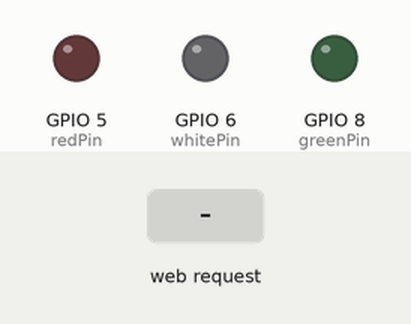
A sketch run on a simulated ESP32-S3. Parts: output pins drawn as LEDs (lit = HIGH). The test bench sets the inputs (shaded band). WiFi joins after 1.5 s; servers stay silent unless stated; what the sketch prints to the serial monitor is not drawn.

Above: at 2.8 s.
2.9 s: HTTP request GET /red received
At 3.8 s:
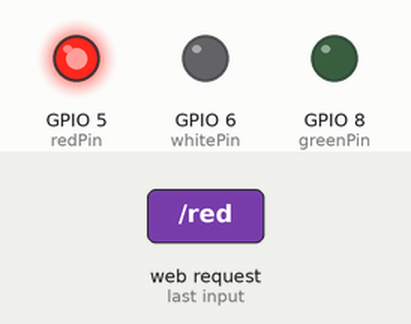
4.4 s: HTTP request GET /white received
At 5.0 s:
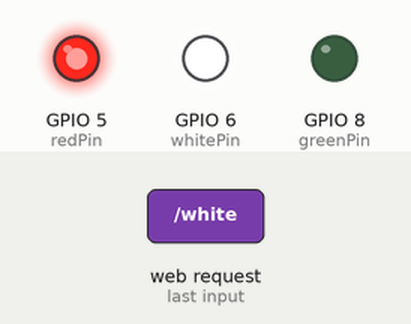
5.9 s: HTTP request GET /green received
At 7.1 s:
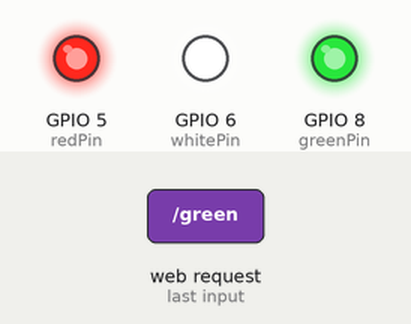
7.4 s: HTTP request GET /red received
At 8.5 s:
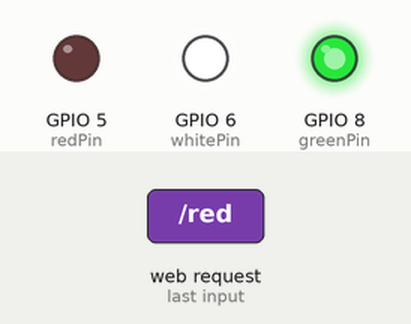
8.9 s: HTTP request GET /white received
At 9.6 s:
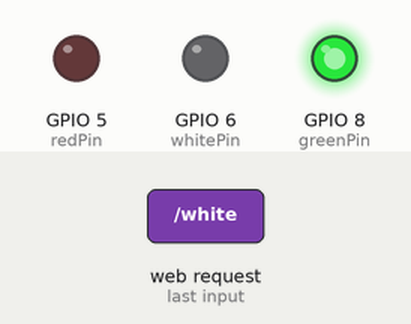
Timing chart, 0 to 11.4 s (numbered marks = the images above; inputs shaded):
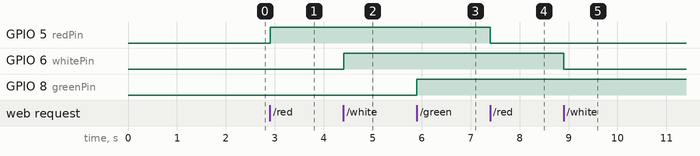

The sketch:

WifiWebServer.ino
```cpp
/*
 Web  Server
 A simple web server that shows the value of the analog input pins.
 using a WiFi shield.
*/

#include <SPI.h>
#include <WiFi.h>

char ssid[] = "***";//  your network SSID (name)
char pass[] = "***"; // your network password
int status = WL_IDLE_STATUS;
WiFiServer server(80);
char line[256];
int lineIndex = 0;
char url[25];
IPAddress ip(192, 168, 0, 108);

int redPin = 5;
int whitePin = 6;
int greenPin = 8;

void setup() {
  pinMode(redPin, OUTPUT);
  pinMode(whitePin, OUTPUT);
  pinMode(greenPin, OUTPUT);
  Serial.begin(9600);
  digitalWrite(redPin, LOW);
  digitalWrite(whitePin, LOW);
  digitalWrite(greenPin, LOW);
  setupConnection();
}


void loop() {
  // listen for incoming clients
  WiFiClient client = server.available();
  if (client) {
// Serial.println("------------ new client ----------------------");
    // an http request ends with a blank line
    boolean currentLineIsBlank = true;
// Serial.print("a..");
    while (client.connected()) {
      if (client.available()) {
        char c = client.read();
// Serial.print(c);
// Serial.print(".");
        line[lineIndex++] = c;
        // if you've gotten to the end of the line (received a newline
        // character) and the line is blank, the http request has ended,
        // so you can send a reply
        if (c == '\n' && currentLineIsBlank) {
          toggleLights(); // <------------- this is new
          sendResponse(client);
          lineIndex = 0;
          break;
        }
        if (c == '\n') {
          // you're starting a new line
          currentLineIsBlank = true;
          line[lineIndex-1]='\0';
          lineIndex = 0;
          if (strncmp(line, "GET", 3) == 0) {
            strncpy(url, strstr(line, "/"), 25);
            for (int i=0; i<strlen(url); i++) {
              if (url[i] == ' ') {
                url[i] = '\0';
              }
            }
          }
        }
        else if (c != '\r') {
          // you've gotten a character on the current line
          currentLineIsBlank = false;
        }
      }
    }
    // give the web browser time to receive the data
    delay(10);
    // close the connection:
    client.stop();
// Serial.println("client disonnected\n\n");
  }
}

void setupConnection(){
  // check for the presence of the shield:
  if (WiFi.status() == WL_NO_SHIELD) {
    Serial.println("WiFi shield not present");
    while(true)
      ; // don't continue:
  }

  WiFi.config(ip);

  // attempt to connect to Wifi network:
  while (status != WL_CONNECTED) {
// Serial.print("Attempting to connect to SSID ");
// Serial.println(ssid);
    status = WiFi.begin(ssid, pass);
    delay(100);
  }
  server.begin();
  printWifiStatus();
}


void printWifiStatus() {
  // print the SSID of the network you're attached to:
  Serial.print("Connected to SSID ");
  Serial.println(WiFi.SSID());

  // print your WiFi shield's IP address:
  IPAddress ip = WiFi.localIP();
  Serial.print("IP Address: ");
  Serial.println(ip);

  // print the received signal strength:
  long rssi = WiFi.RSSI();
  Serial.print("signal strength (RSSI):");
  Serial.print(rssi);
  Serial.println(" dBm");
}

void sendResponse(WiFiClient client) {
  client.println("HTTP/1.1 200 OK");
  client.println("Content-Type: text/html");
  client.println("Connnection: close");
  client.println();
  client.println("<!DOCTYPE HTML>");
  client.println("<html>");
  client.println("<body>");
  client.println("<table align='center'>");
  client.println("<th>Light Control</th>");
  client.println("<tr><td>");
  printLightStatus(client, "red", digitalRead(redPin));
  client.println("</td></tr>");
  client.println("<tr><td>");
  printLightStatus(client, "white", digitalRead(whitePin));
  client.println("</td></tr>");
  client.println("<tr><td>");
  printLightStatus(client, "green", digitalRead(greenPin));
  client.println("</td></tr>");
  client.println("</table>");
  client.println("<br />");
  client.println("<br />");
  client.print("<center>");
  client.print("The arduino has been running for: ");
  client.print(millis()/1000/60);
  client.print(" minutes");
  client.println("</center>");
  client.println("</body>");
  client.println("</html>");
}


void toggleLights() {
 if (strncmp(url, "/red", 4) == 0) { digitalWrite(redPin, digitalRead(redPin) ^ 1); }
 if (strncmp(url, "/white", 6) == 0) { digitalWrite(whitePin, digitalRead(whitePin) ^ 1); }
 if (strncmp(url, "/green", 6) == 0) { digitalWrite(greenPin, digitalRead(greenPin) ^ 1); }
}

void printLightStatus( WiFiClient client, String lightName, int lightState) {
  client.print("<FORM METHOD='link' ACTION='");
  client.print(lightName);
  client.println("'>");
  client.print("    <INPUT TYPE='submit' style='width:100%; background-color:#99CCFF' ");

  if(lightState ==0) {
    client.println("VALUE='Turn " + lightName + " light ON'>");
  } else {
    client.println("VALUE='Turn " + lightName + " light OFF'>");
  }
  client.println("</FORM>");
}


/*
<FORM METHOD="LINK" ACTION="red">
<INPUT TYPE="submit" VALUE="Red">
</FORM>
*/
```

Measured:
- after the input at 2.9 s, GPIO 5 (redPin): LOW → HIGH at once
- after the input at 4.4 s, GPIO 6 (whitePin): LOW → HIGH at once
- after the input at 5.9 s, GPIO 8 (greenPin): LOW → HIGH at once
- after the input at 7.4 s, GPIO 5 (redPin): HIGH → LOW at once
- after the input at 8.9 s, GPIO 6 (whitePin): HIGH → LOW at once
